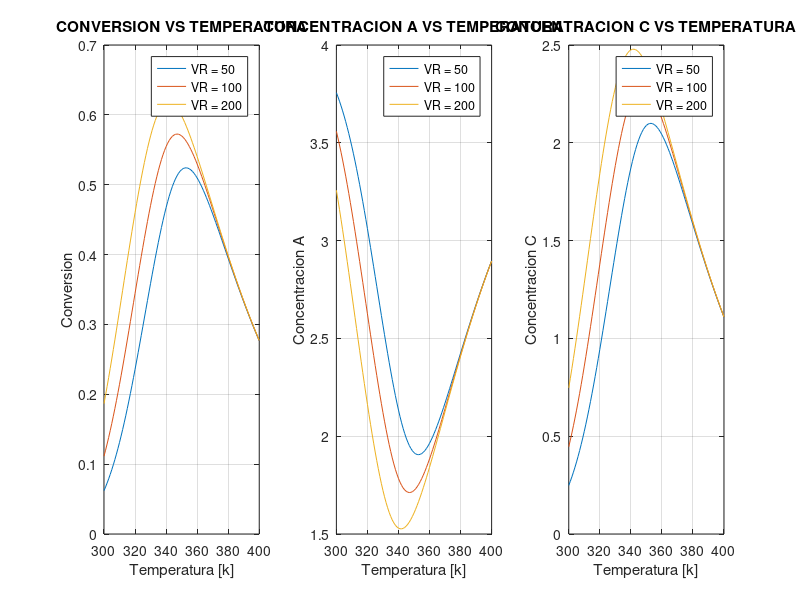

MATLAB code for this plot:
% EXAMEN FINAL PUNTO 2 - 2182467 - Brayan Steven Quitián Espinosa 
% 16/03/2022 - Diseño de reactores D1.
    clc, clear

% DATOS:
K0F = 4.239e6; K0R = 3.631e16; EF = 69.71e6/1000; ER = 139.4e6/1000;
dH = -69.71e6/1000; q0A = 4.377e-3; q0B = 4.377e-3; C0A = 8.01; C0B = 8.01;
R = 8.314; F0A = C0A*q0A; q0 = q0A+q0B; X0 = 0; i = 1;
VR1 = 50; VR2 = 100; VR3 = 200; T(1) = 300;

% METODO ITERATIVO PARA VR = 50 -------------------------------------------
for T = 300:400
    KF = K0F*exp(-EF/(R*T));
    KR = K0R*exp(-ER/(R*T));
        a = VR1*(KF-KR);
        b = -(2*KF*VR1+((q0^2)/F0A));
        c = KF*VR1;
        p = [a b c];
        X1 = roots(p);
    if X1(1) > 0
        if X1(1) < 1
            x1(i) = X1(1);
        else
        end
    end
    if X1(2) > 0
        if X1(2) < 1
            x1(i) = X1(2);
        else
        end
    end
    CA1(i)=F0A/q0*(1-x1(i));
    CC1(i)=F0A/q0*x1(i);
i=i+1;
end
% METODO ITERATIVO PARA VR = 100 ------------------------------------------
i=1;
for T = 300:400
    KF = K0F*exp(-EF/(R*T));
    KR = K0R*exp(-ER/(R*T));
        a = VR2*(KF-KR);
        b = -(2*KF*VR2+((q0^2)/F0A));
        c = KF*VR2;
        p = [a b c];
        X2 = roots(p);
    if X2(1) > 0
        if X2(1) < 1
            x2(i) = X2(1);
        else
        end
    end
    if X2(2) > 0
        if X2(2) < 1
            x2(i) = X2(2);
        else
        end
    end
    CA2(i)=F0A/q0*(1-x2(i));
    CC2(i)=F0A/q0*x2(i);
i=i+1;
end
% METODO ITERATIVO PARA VR = 200 ------------------------------------------
i=1;
for T = 300:400
    KF = K0F*exp(-EF/(R*T));
    KR = K0R*exp(-ER/(R*T));
        a = VR3*(KF-KR);
        b = -(2*KF*VR3+((q0^2)/F0A));
        c = KF*VR3;
        p = [a b c];
        X3 = roots(p);
    if X3(1) > 0
        if X3(1) < 1
            x3(i) = X3(1);
        else
        end
    end
    if X3(2) > 0
        if X3(2) < 1
            x3(i) = X3(2);
        else
        end
    end
    CA3(i)=F0A/q0*(1-x3(i));
    CC3(i)=F0A/q0*x3(i);
i=i+1;
end
% -------------------------------------------------------------------------
% GRAFICAS
Tem = [300:400];
    subplot(1,3,1),plot(Tem,x1,Tem,x2,Tem,x3), title('CONVERSION VS TEMPERATURA')
    grid, xlabel('Temperatura [k]'), ylabel('Conversion')
    legend({'VR = 50','VR = 100','VR = 200'},'Location', 'northeast')

    subplot(1,3,2),plot(Tem,CA1,Tem,CA2,Tem,CA3), title('CONCENTRACION A VS TEMPERATURA')
    grid, xlabel('Temperatura [k]'), ylabel('Concentracion A')
    legend({'VR = 50','VR = 100','VR = 200'},'Location', 'northeast')
        
    subplot(1,3,3),plot(Tem,CC1,Tem,CC2,Tem,CC3), title('CONCENTRACION C VS TEMPERATURA')
    grid, xlabel('Temperatura [k]'), ylabel('Concentracion C')
    legend({'VR = 50','VR = 100','VR = 200'},'Location', 'northeast')